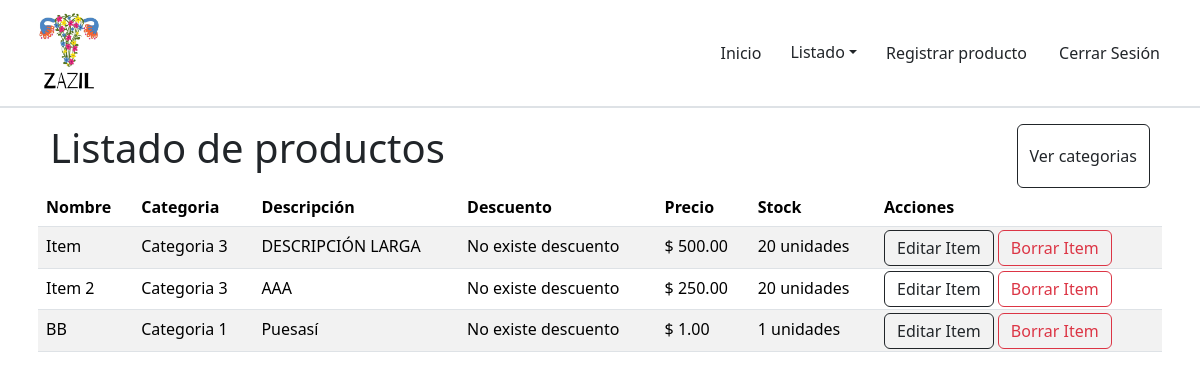
Page /productos/ (signed in) on the committed database.
### base/models.py (models this page shows, shortened)
class Item(models.Model):
    nombre = models.CharField(max_length=255)
    stock = models.IntegerField()
    precio = models.FloatField()
    descuento = models.FloatField(null=True, blank=True)
    descripcion = models.TextField()
    categoria = models.ForeignKey('Categoria', on_delete=models.SET_NULL, null=True)
    imagen = models.ImageField(upload_to="items", null=True, blank=True)

class Categoria(models.Model):
    nombre = models.CharField(max_length=255)
    def __str__(self) -> str:
        return self.nombre

### base/views.py (the view)
# urls.py: path('productos/',views.productosView,name='productos'),
@login_required
def productosView(request):
    items = Item.objects.all()
    context = {
        'items': Item.objects.all(),
        'categorias':Categoria.objects.all()
    }
    return render(request,'productos.html',context)

### base/templates/productos.html (shortened to what this page needs)
{% extends 'base.html' %}
{% block content %}
<div class="container p-2 my-2">
  <div class="container d-flex justify-content-between">
    <p class="display-6">Listado de productos</p>
    <button type="button" data-bs-toggle="modal" data-bs-target="#menuCategoria" id="button-addon2" class="btn btn-outline-dark">Ver categorias</button>
  </div>
  <table class="table table-hover table-striped ">
    <thead>
      <tr>
        <th>Nombre</th>
        <th>Categoria</th>
        <th>Descripción</th>
        <th>Descuento</th>
        <th>Precio</th>
        <th>Stock</th>
        <th>Acciones</th>
      </tr>
    </thead>
    <tbody>
      {% for item in items %}
      <tr>
        <td>{{item.nombre}}</td>
        <td>{{item.categoria}}</td>
        <td>{{item.descripcion}}</td>
        {% if item.descuento %}
        <td>{{item.descuento}}%</td>
        {% else %}
        <td>No existe descuento</td>
        {% endif %}
        <td>$ {{item.precio|floatformat:2}}</td>
        <td>{{item.stock}} unidades</td>
        <td>
          <a href="{% url 'editarItem' item.id %}" style="display: inline;" class="btn btn-outline-dark">Editar Item</a>
          <a href="{% url 'borrarItem' item.id %}" style="display: inline;" class="btn btn-outline-danger">Borrar Item</a>
        </td>
      </tr>
      {% endfor %}
    </tbody>
  </table>
</div>
{% endblock %}

### rows in the picture
Item: nombre "Item", categoria "Categoria 3", descripcion "DESCRIPCIÓN LARGA", shows "No existe descuento", precio "500.00", stock "20"
Item: nombre "Item 2", categoria "Categoria 3", descripcion "AAA", shows "No existe descuento", precio "250.00", stock "20"
Item: nombre "BB", categoria "Categoria 1", descripcion "Puesasí", descuento "No existe descuento", precio "1.00", stock "1"
